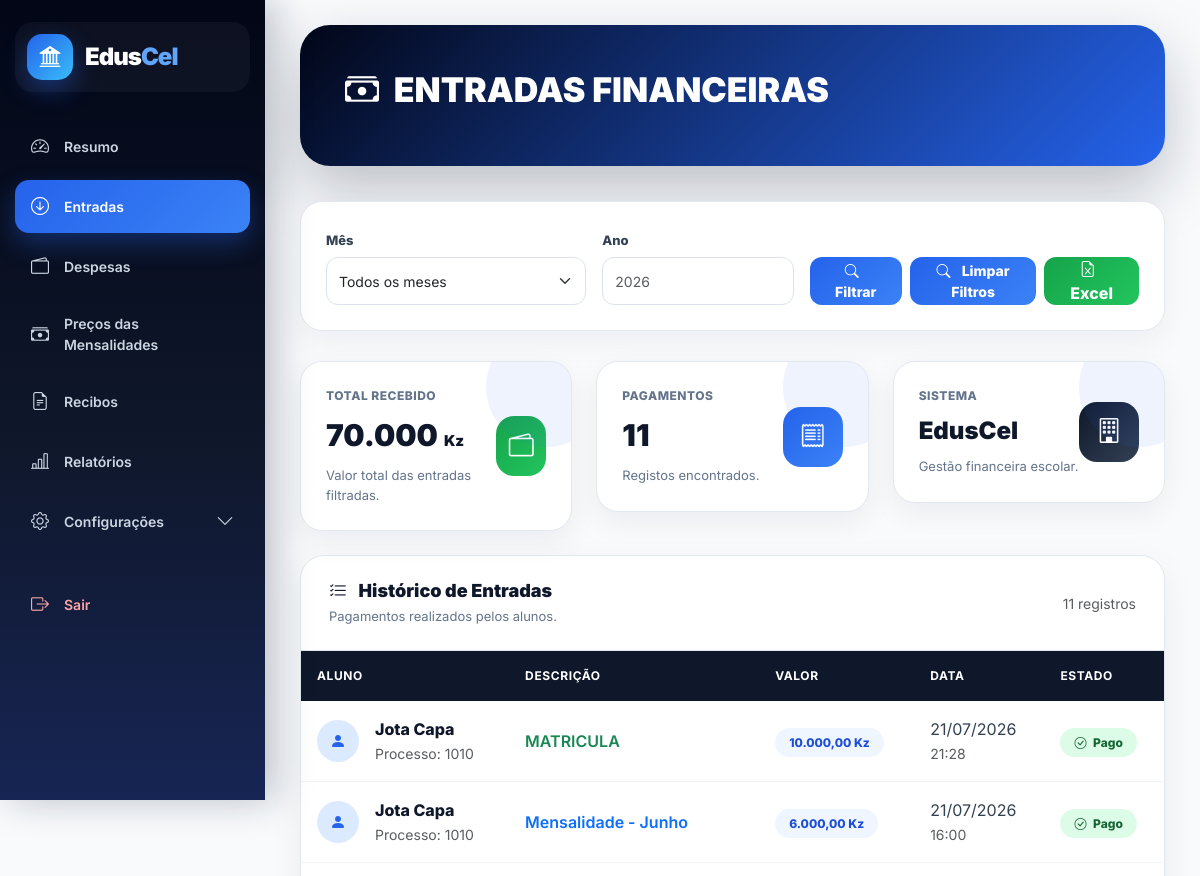
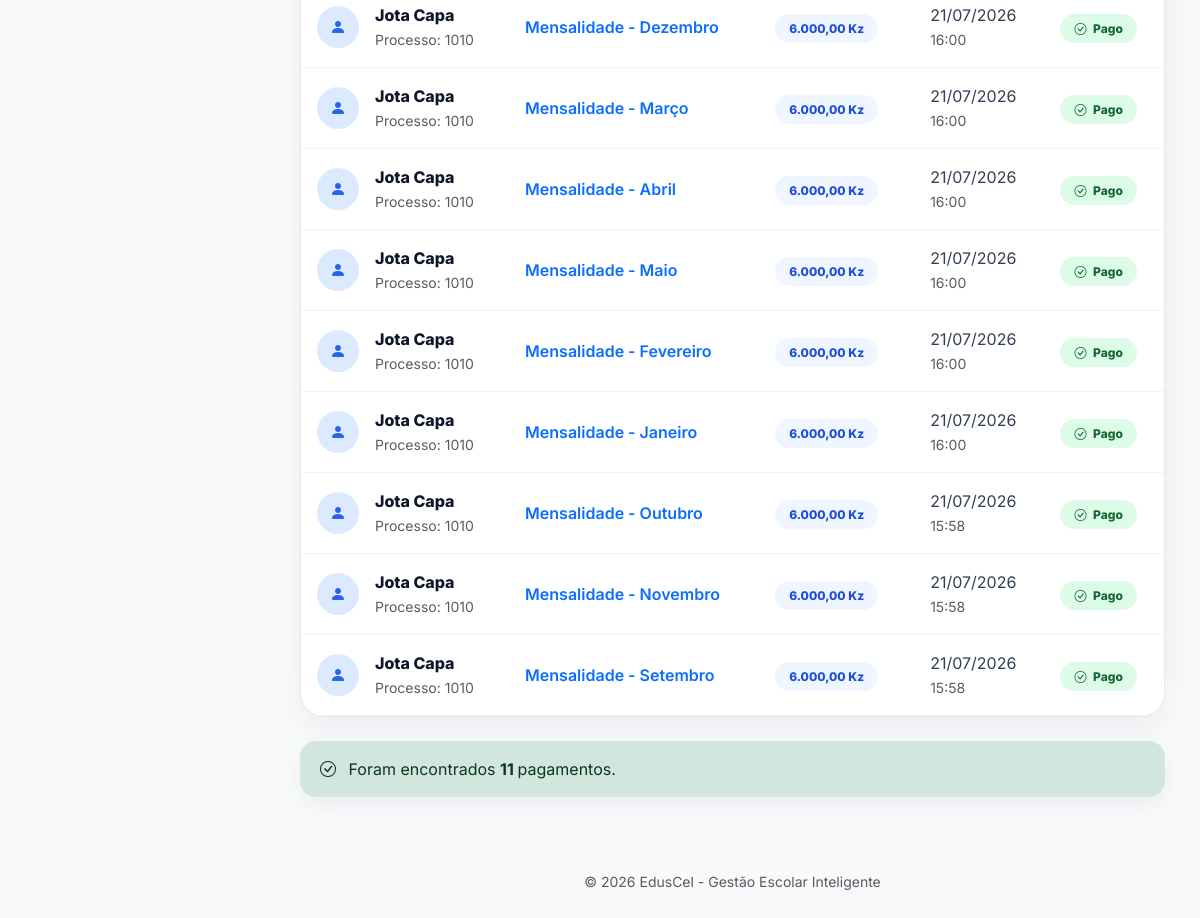
The app's page /financeiro/entradas/ (signed in) with its own data (2 pictures, top to bottom).
### academic/models.py (models this page shows, shortened)
class Pagamento(models.Model):
    TIPOS = [
        ("MENSALIDADE", "Mensalidade"),
        ("INSCRICAO", "Inscrição"),
        ("UNIFORME", "Uniforme"),
        ("EXAME", "Exame"),
        ("DECLARACAO", "Declaração"),
        ("MULTA", "Multa"),
        ("OUTRO", "Outro"),
    ]
    aluno = models.ForeignKey(
        "Aluno",
        on_delete=models.CASCADE,
        related_name="pagamentos",
        verbose_name="Aluno"
    )
    escola = models.ForeignKey(
        "Escola",
        on_delete=models.CASCADE,
        related_name="pagamentos",
        verbose_name="Escola"
    )
    mensalidade = models.ForeignKey(
        "Mensalidade",
        on_delete=models.SET_NULL,
        null=True,
        blank=True,
        related_name="pagamentos",
        verbose_name="Mensalidade"
    )
    ano_letivo = models.ForeignKey(
        "AnoLetivo",
        on_delete=models.CASCADE,
        related_name="pagamentos",
        verbose_name="Ano Letivo"
    )
    tipo = models.CharField(
        max_length=30,
        choices=TIPOS,
        default="MENSALIDADE"
    )
    valor_pago = models.DecimalField(
        max_digits=12,
        decimal_places=2,
        verbose_name="Valor Pago"
    )
    forma_pagamento = models.ForeignKey(
        "MetodoPagamento",
        on_delete=models.PROTECT,
        related_name="pagamentos",
        verbose_name="Método de Pagamento"
    )
    taxa_percentual = models.DecimalField(
        max_digits=5,
        decimal_places=2,
        default=0,
        verbose_name="Taxa (%)"
    )
    taxa_valor = models.DecimalField(
        max_digits=12,
        decimal_places=2,
        default=0,
        verbose_name="Valor da Taxa"
    )
    total_recebido = models.DecimalField(
        max_digits=12,
        decimal_places=2,
        default=0,
        verbose_name="Total Recebido"
    )
    numero_recibo = models.CharField(
        max_length=40,
        unique=True,
        blank=True
    )
    referencia = models.CharField(
        max_length=100,
        blank=True,
        null=True
    )
    observacao = models.TextField(
        blank=True,
        null=True
    )
    recebido_por = models.ForeignKey(
        User,
        on_delete=models.SET_NULL,
        null=True,
        blank=True,
        related_name="pagamentos_recebidos"
    )
    data_pagamento = models.DateTimeField(
        auto_now_add=True
    )
    criado_em = models.DateTimeField(
        auto_now_add=True
    )
    class Meta:
        ordering = [
            "-criado_em"
        ]
        indexes = [
            models.Index(
                fields=[
                    "escola",
                    "tipo"
                ]
            ),
            models.Index(
                fields=[
                    "aluno",
                    "criado_em"
                ]
            ),
            models.Index(
                fields=[
                    "numero_recibo"
                ]
            ),
        ]

class Aluno(models.Model):
    SEXO_CHOICES = [
        ("Masculino", "Masculino"),
        ("Feminino", "Feminino"),
    ]
    usuario = models.OneToOneField(
        settings.AUTH_USER_MODEL,
        on_delete=models.CASCADE,
        limit_choices_to={"role": "ALUNO"},
        related_name="perfil_aluno"
    )
    curso = models.ForeignKey(
        "Curso",
        on_delete=models.SET_NULL,
        null=True,
        blank=True,
        related_name="alunos",
        verbose_name="Curso"
    )
    matricula = models.CharField(
        max_length=20,
        unique=True,
        verbose_name="Matrícula"
    )
    numero_processo = models.CharField(
        max_length=20,
        verbose_name="Número de Processo"
    )
    numero_bi = models.CharField(
        max_length=20,
        unique=True,
        verbose_name="Número do BI"
    )
    data_nascimento = models.DateField(
        null=True,
        blank=True
    )
    sexo = models.CharField(
        max_length=15,
        choices=SEXO_CHOICES,
        null=True,
        blank=True
    )
    classe = models.CharField(
        max_length=15,
        null=True,
        blank=True
    )
    turma = models.ForeignKey(
        "academic.Turma",
        on_delete=models.SET_NULL,
        null=True,
        blank=True,
        related_name="alunos"
    )
    numero_na_turma = models.PositiveIntegerField(
        null=True,
        blank=True
    )
    ano_letivo = models.ForeignKey(
        "AnoLetivo",
        on_delete=models.CASCADE,
        related_name="alunos"
    )
    escola = models.ForeignKey(
        "academic.Escola",
        on_delete=models.CASCADE,
        related_name="alunos"
    )
    matricula_confirmada = models.BooleanField(
        default=False
    )
    ultimo_ano_confirmado = models.ForeignKey(
        "AnoLetivo",
        on_delete=models.SET_NULL,
        null=True,
        blank=True,
        related_name="alunos_confirmados",
        verbose_name="Último Ano Confirmado"
    )
    precisa_confirmacao = models.BooleanField(
        default=False
    )
    media_final = models.DecimalField(
        max_digits=5,
        decimal_places=2,
        null=True,
        blank=True
    )
    aprovado = models.BooleanField(
        default=False
    )
    ativo = models.BooleanField(
        default=True
    )
    criado_em = models.DateTimeField(
        auto_now_add=True
    )
    atualizado_em = models.DateTimeField(
        auto_now=True
    )
    class Meta:
        ordering = [
            "classe",
            "numero_na_turma",
            "usuario__first_name"
        ]
        verbose_name = "Aluno"
        verbose_name_plural = "Alunos"
        constraints = [
            models.UniqueConstraint(
                fields=["numero_processo", "escola"],
                name="unique_numero_processo_por_escola"
            ),
            models.UniqueConstraint(
                fields=["matricula", "escola"],
                name="unique_matricula_por_escola"
            )
        ]
        indexes = [
            models.Index(fields=["numero_processo"]),
            models.Index(fields=["numero_bi"]),
            models.Index(fields=["matricula"]),
            models.Index(fields=["escola"]),
            models.Index(fields=["ano_letivo"]),
        ]

class Mensalidade(models.Model):
    STATUS_CHOICES = [
        ("PENDENTE", "Pendente"),
        ("PAGA", "Paga"),
        ("ATRASADA", "Atrasada"),
    ]
    aluno = models.ForeignKey(
        "Aluno",
        on_delete=models.CASCADE,
        related_name="mensalidades"
    )
    ano_letivo = models.ForeignKey(
        "AnoLetivo",
        on_delete=models.CASCADE,
        related_name="mensalidades"
    )
    mes = models.CharField(
        max_length=20
    )
    valor = models.DecimalField(
        max_digits=10,
        decimal_places=2,
        default=0
    )
    vencimento = models.DateField()
    status = models.CharField(
        max_length=20,
        choices=STATUS_CHOICES,
        default="PENDENTE"
    )
    criado_em = models.DateTimeField(
        auto_now_add=True
    )
    class Meta:
        unique_together = ("aluno", "mes", "ano_letivo")
        ordering = ["vencimento"]

### users/models.py (models this page shows, shortened)
class User(AbstractUser):
    ROLE_CHOICES = (
        ("SUPERADMIN", "Super Admin"),
        ("DIRETOR", "Diretor"),
        ("DIRETOR_PEDAGOGICO", "Diretor Pedagógico"),
        ("PROFESSOR", "Professor"),
        ("ALUNO", "Aluno"),
        ("FINANCEIRO", "Financeiro"),
        ("SECRETARIA", "Secretaria"),
    )
    role = models.CharField(
        max_length=25,
        choices=ROLE_CHOICES,
        default="ALUNO",
        verbose_name="Perfil"
    )
    ativo = models.BooleanField(
        default=True,
        verbose_name="Ativo"
    )
    escola = models.ForeignKey(
        "academic.Escola",
        on_delete=models.CASCADE,
        null=True,
        blank=True,
        related_name="usuarios",
        verbose_name="Escola"
    )
    telefone = models.CharField(
        max_length=20,
        unique=True,
        null=True,
        blank=True,
        verbose_name="Telefone"
    )
    telefone_verificado = models.BooleanField(
        default=False,
        verbose_name="Telefone Verificado"
    )
    email_verificado = models.BooleanField(
        default=False,
        verbose_name="Email Verificado"
    )
    criado_em = models.DateTimeField(
        auto_now_add=True,
        verbose_name="Criado em"
    )
    tentativas_login = models.PositiveIntegerField(
        default=0
    )
    bloqueado_ate = models.DateTimeField(
        null=True,
        blank=True
    )
    otp_codigo = models.CharField(
        max_length=128,
        null=True,
        blank=True,
        verbose_name="OTP"
    )
    otp_expira_em = models.DateTimeField(
        null=True,
        blank=True,
        verbose_name="Expira em"
    )
    otp_tentativas = models.PositiveIntegerField(
        default=0,
        verbose_name="Tentativas OTP"
    )
    ultimo_envio_otp = models.DateTimeField(
        null=True,
        blank=True,
        verbose_name="Último envio OTP"
    )
    objects = UserManager()

### core/views.py (the view, shortened to what this page needs)
# urls.py: path("financeiro/entradas/", views.entradas_financeiro, name="entradas_financeiro"),
@login_required
def entradas_financeiro(request):
    permissoes = [
        "FINANCEIRO",
        "DIRETOR",
        "DIRETOR_PEDAGOGICO",
    ]
    if request.user.role not in permissoes:
        return redirect("dashboard")
    escola = request.user.escola
    if not escola:
        return redirect("dashboard")
    pagamentos = Pagamento.objects.filter(
        aluno__escola=escola
    ).select_related(
        "aluno",
        "aluno__usuario",
        "mensalidade"
    ).order_by(
        "-data_pagamento"
    )
    mes = request.GET.get("mes")
    ano = request.GET.get("ano")
    total_entradas = pagamentos.aggregate(
        total=Sum("valor_pago")
    )["total"] or 0
    MESES = [
        ("1","Janeiro"),
        ("2","Fevereiro"),
        ("3","Março"),
        ("4","Abril"),
        ("5","Maio"),
        ("6","Junho"),
        ("9","Setembro"),
        ("10","Outubro"),
        ("11","Novembro"),
        ("12","Dezembro"),
    ]
    contexto = {
        "pagamentos": pagamentos,
        "total_entradas": total_entradas,
        "mes": mes or "",
        "ano": ano or "",
        "MESES": MESES,
    }
    return render(
        request,
        "entradas_financeiro.html",
        contexto
    )

### core/templates/entradas_financeiro.html (shortened to what this page needs)
{% extends "base_financeiro.html" %}
{% load humanize %}
{% block content %}
<div class="finance-page">
<div class="receipt-hero">
    <div class="hero-content">
        <div>
            <h1>
                <i class="bi bi-cash-stack me-2"></i>
                ENTRADAS FINANCEIRAS
            </h1>
        </div>
    </div>
</div>
<div class="filter-card">
<form method="GET">
<div class="row g-3">
<div class="col-md-4">
<label>
Mês
</label>
<select name="mes"
class="form-select">
<option value="">
Todos os meses
</option>
</select>
</div>
<div class="col-md-3">
<label>
Ano
</label>
<input
type="number"
name="ano"
value="{{ ano }}"
placeholder="2026"
class="form-control">
</div>
<div class="col-md-5 d-flex align-items-end gap-2">
<button
type="submit"
class="btn-eduscel flex-fill">
<i class="bi bi-search me-2"></i>
Filtrar
</button>
<button
type="submit"
class="btn-eduscel flex-fill">
<i class="bi bi-search me-2"></i>
Limpar Filtros
</button>
<button
type="submit"
name="export_excel"
value="1"
class="btn-excel flex-fill">
<i class="bi bi-file-earmark-excel me-2"></i>
Excel
</button>
</div>
</div>
</form>
</div>
</div>
<div class="row g-4 mb-4">
<div class="col-lg-4 col-md-6">
<div class="summary-card">
<div class="d-flex justify-content-between align-items-center">
<div>
<div class="summary-label">
Total Recebido
</div>
<div class="summary-value">
{{ total_entradas|intcomma }}
<small style="font-size:15px;">Kz</small>
</div>
<div class="summary-description">
Valor total das entradas filtradas.
</div>
</div>
<div class="summary-icon icon-success">
<i class="bi bi-wallet2"></i>
</div>
</div>
</div>
</div>
<div class="col-lg-4 col-md-6">
<div class="summary-card">
<div class="d-flex justify-content-between align-items-center">
<div>
<div class="summary-label">
Pagamentos
</div>
<div class="summary-value">
{{ pagamentos|length }}
</div>
<div class="summary-description">
Registos encontrados.
</div>
</div>
<div class="summary-icon icon-primary">
<i class="bi bi-receipt"></i>
</div>
</div>
</div>
</div>
<div class="col-lg-4 col-md-12">
<div class="summary-card">
<div class="d-flex justify-content-between align-items-center">
<div>
<div class="summary-label">
Sistema
</div>
<div class="summary-value"
style="font-size:24px;">
EdusCel
</div>
<div class="summary-description">
Gestão financeira escolar.
</div>
</div>
<div class="summary-icon icon-dark">
<i class="bi bi-building"></i>
</div>
</div>
</div>
</div>
</div>
<div class="table-card">
<div class="table-header">
<div>
<h5>
<i class="bi bi-list-check me-2"></i>
Histórico de Entradas
</h5>
<p>
Pagamentos realizados pelos alunos.
</p>
</div>
<div class="text-muted small">
{{ pagamentos|length }} registros
</div>
</div>
<div class="table-responsive">
<table class="table align-middle mb-0">
<thead>
<tr>
<th>
Aluno
</th>
<th>
Descrição
</th>
<th>
Valor
</th>
<th>
Data
</th>
<th>
Estado
</th>
</tr>
</thead>
<tbody>
{% for pagamento in pagamentos %}
<tr>
<td>
<div class="d-flex align-items-center gap-3">
<div class="student-avatar">
<i class="bi bi-person-fill"></i>
</div>
<div>
<div class="student-name">
{% if pagamento.aluno.usuario.get_full_name %}
{{ pagamento.aluno.usuario.get_full_name }}
{% else %}
{{ pagamento.aluno }}
{% endif %}
</div>
<small class="text-muted">
Processo:
{{ pagamento.aluno.usuario.username }}
</small>
</div>
</div>
</td>
<td>
{% if pagamento.mensalidade %}
<span class="fw-semibold text-primary">
Mensalidade - {{ pagamento.mensalidade.mes }}
</span>
{% elif pagamento.tipo %}
<span class="fw-semibold text-success">
{{ pagamento.tipo }}
</span>
{% else %}
<span class="fw-semibold text-secondary">
Pagamento
</span>
{% endif %}
</td>
<td>
<span class="badge-value">
{{ pagamento.valor_pago|intcomma }} Kz
</span>
</td>
<td>
{{ pagamento.data_pagamento|date:"d/m/Y" }}
<br>
<small class="text-muted">
{{ pagamento.data_pagamento|date:"H:i" }}
</small>
</td>
<td>
<span class="badge-paid">
<i class="bi bi-check-circle me-1"></i>
Pago
</span>
</td>
</tr>
{% endfor %}
</tbody>
</table>
</div>
</div>
{% if pagamentos %}
<div class="alert alert-success mt-4">
<i class="bi bi-check-circle me-2"></i>
Foram encontrados
<strong>
{{ pagamentos|length }}
</strong>
pagamentos.
</div>
{% endif %}
</div>
{% endblock %}

### records on screen
Pagamento: aluno.usuario.get_full_name "Jota Capa", aluno.usuario.username "1010", tipo "MATRICULA", valor_pago "10.000,00", data_pagamento "21/07/2026", data_pagamento "21:28"
Pagamento: aluno.usuario.get_full_name "Jota Capa", aluno.usuario.username "1010", mensalidade.mes "Junho", valor_pago "6.000,00", data_pagamento "21/07/2026", data_pagamento "16:00"
Pagamento: aluno.usuario.get_full_name "Jota Capa", aluno.usuario.username "1010", mensalidade.mes "Dezembro", valor_pago "6.000,00", data_pagamento "21/07/2026", data_pagamento "16:00"
Pagamento: aluno.usuario.get_full_name "Jota Capa", aluno.usuario.username "1010", mensalidade.mes "Março", valor_pago "6.000,00", data_pagamento "21/07/2026", data_pagamento "16:00"
Pagamento: aluno.usuario.get_full_name "Jota Capa", aluno.usuario.username "1010", mensalidade.mes "Abril", valor_pago "6.000,00", data_pagamento "21/07/2026", data_pagamento "16:00"
Pagamento: aluno.usuario.get_full_name "Jota Capa", aluno.usuario.username "1010", mensalidade.mes "Maio", valor_pago "6.000,00", data_pagamento "21/07/2026", data_pagamento "16:00"
Pagamento: aluno.usuario.get_full_name "Jota Capa", aluno.usuario.username "1010", mensalidade.mes "Fevereiro", valor_pago "6.000,00", data_pagamento "21/07/2026", data_pagamento "16:00"
Pagamento: aluno.usuario.get_full_name "Jota Capa", aluno.usuario.username "1010", mensalidade.mes "Janeiro", valor_pago "6.000,00", data_pagamento "21/07/2026", data_pagamento "16:00"
Pagamento: aluno.usuario.get_full_name "Jota Capa", aluno.usuario.username "1010", mensalidade.mes "Outubro", valor_pago "6.000,00", data_pagamento "21/07/2026", data_pagamento "15:58"
Pagamento: aluno.usuario.get_full_name "Jota Capa", aluno.usuario.username "1010", mensalidade.mes "Novembro", valor_pago "6.000,00", data_pagamento "21/07/2026", data_pagamento "15:58"
Pagamento: aluno.usuario.get_full_name "Jota Capa", aluno.usuario.username "1010", mensalidade.mes "Setembro", valor_pago "6.000,00", data_pagamento "21/07/2026", data_pagamento "15:58"

### other values on screen
{{ total_entradas|intcomma }} "70.000"
{{ pagamentos|length }} "11"
